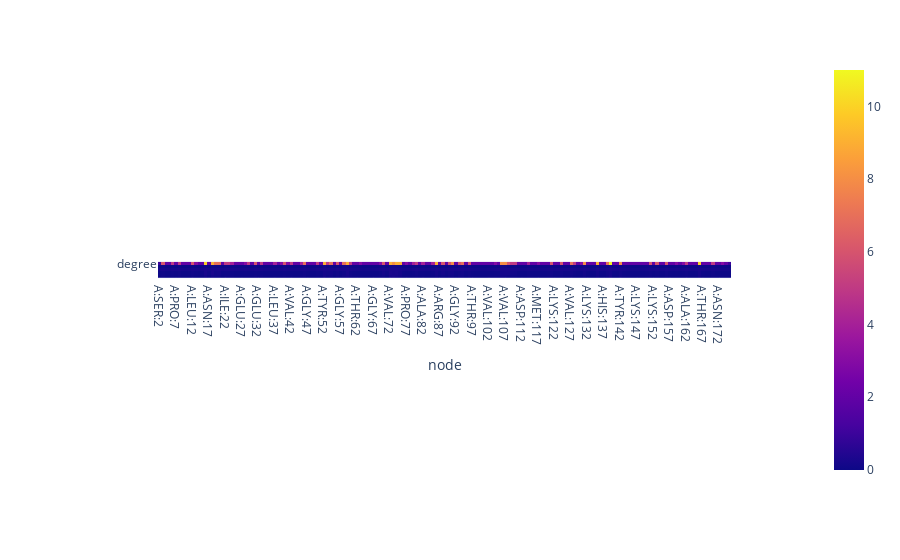

The notebook cell this image was saved under:
### Code cell
graph_summary(g, plot=True)

### Figure 1 — Plotly figure (JSON) as saved in the notebook; plotly's stock layout.template omitted (floating-point values rounded to 4 significant figures; data arrays with more than 128 entries replaced by an {"elided": "..."} marker saying what was removed)
{"data": [{"coloraxis": "coloraxis", "hovertemplate": "node: %{x}<br>y: %{y}<br>color: %{z}<extra></extra>", "name": "0", "type": "heatmap", "x": {"elided": "174 str values"}, "xaxis": "x", "y": ["degree", "betweenness_centrality", "closeness_centrality", "eigenvector_centrality", "communicability_betweenness_centrality"], "yaxis": "y", "z": {"elided": "5x174 float values"}}], "layout": {"coloraxis": {"colorscale": [[0, "#0d0887"], [0.1111, "#46039f"], [0.2222, "#7201a8"], [0.3333, "#9c179e"], [0.4444, "#bd3786"], [0.5556, "#d8576b"], [0.6667, "#ed7953"], [0.7778, "#fb9f3a"], [0.8889, "#fdca26"], [1, "#f0f921"]]}, "margin": {"t": 60}, "xaxis": {"anchor": "y", "constrain": "domain", "domain": [0, 1], "scaleanchor": "y", "title": {"text": "node"}}, "yaxis": {"anchor": "x", "autorange": "reversed", "constrain": "domain", "domain": [0, 1]}}}
